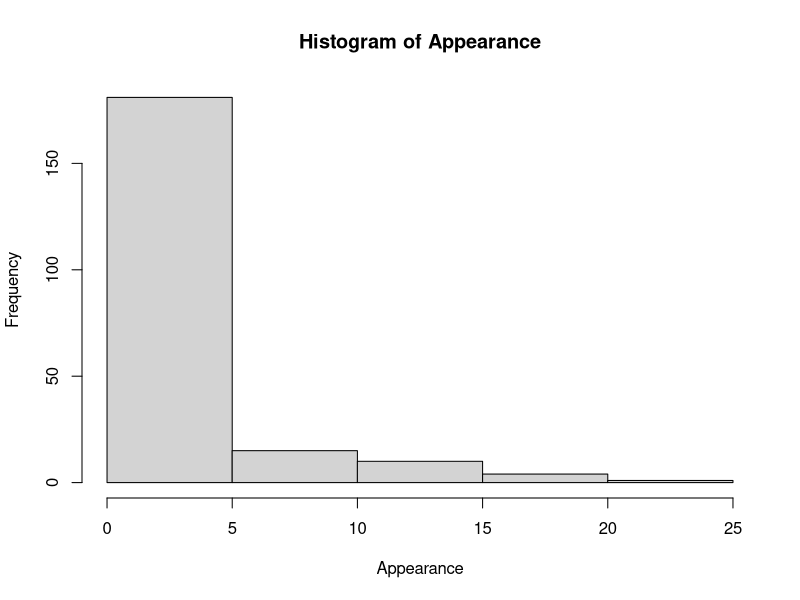
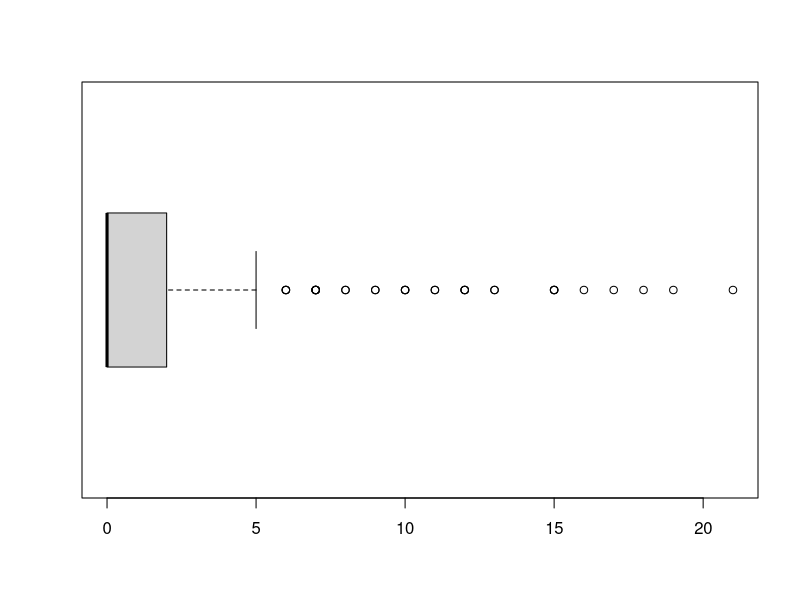
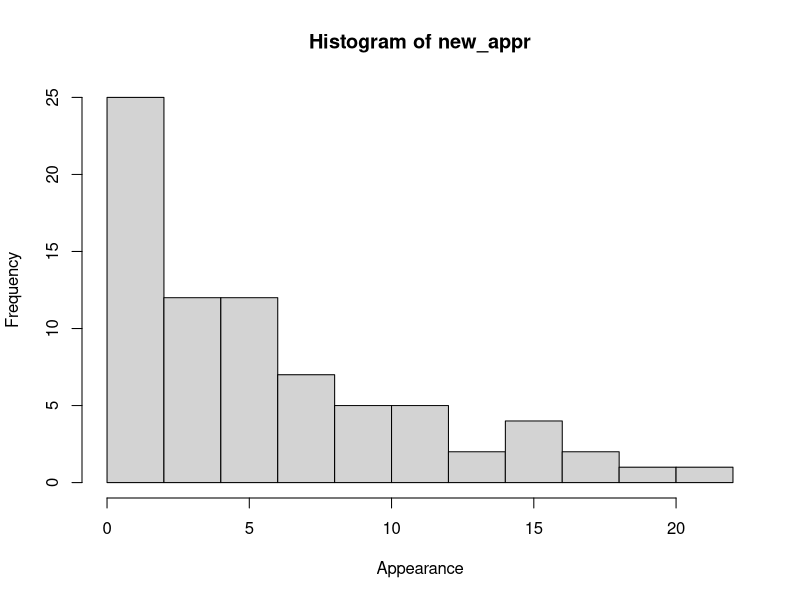
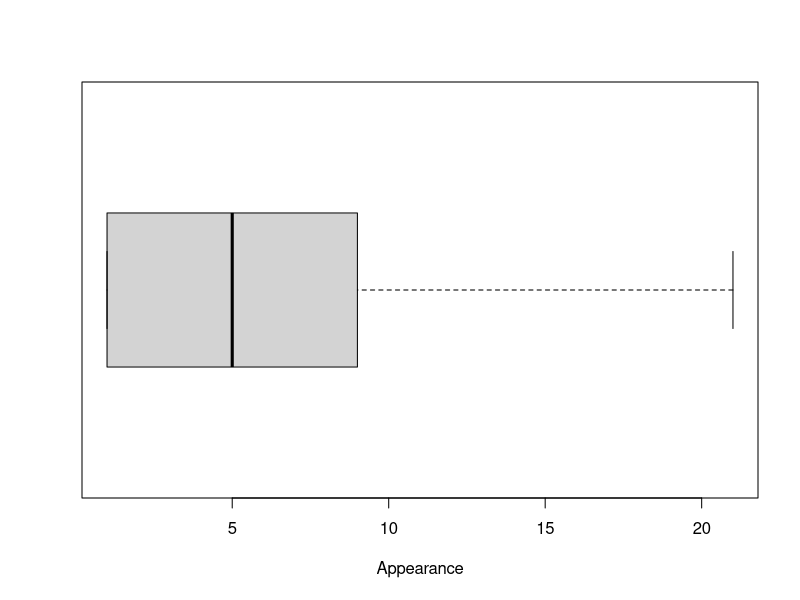
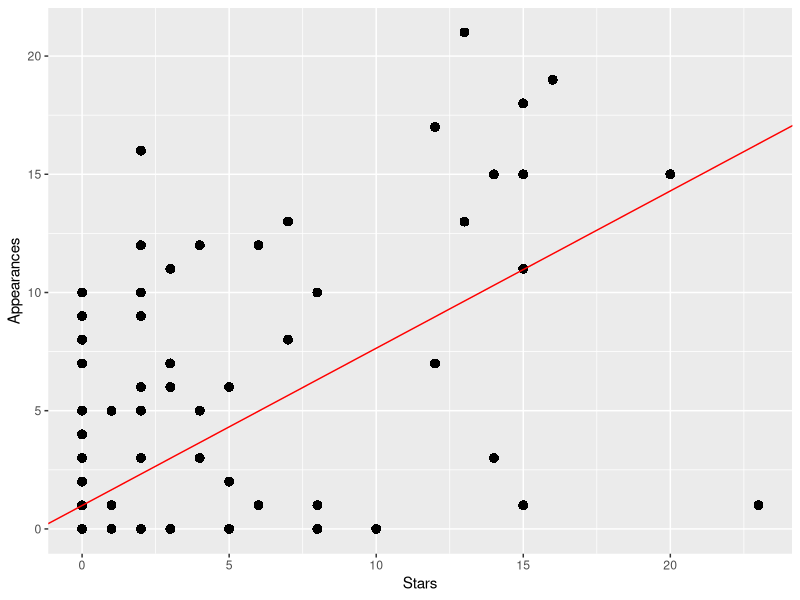

These figures' R source, in order:
## ---- chunk 1
knitr::opts_chunk$set(echo = TRUE)
## ---- chunk 2
library(readxl, logical.return=FALSE)
library(ggplot2, logical.return=FALSE)
library(dplyr, warn.conflicts=FALSE)

WC<- read_xlsx('WorldCup.xlsx')
## ---- chunk 3
Appearance<- pull(WC,7)

hist(Appearance, breaks = 5)
boxplot(Appearance, horizontal=TRUE)

#excluding the value 0
new_appr <- Appearance[Appearance!=0]
hist(new_appr, breaks = 10, xlab = 'Appearance')
boxplot(new_appr, horizontal = TRUE, xlab ='Appearance')
## ---- chunk 4
z<- lm(Appearances~Stars,data=WC)

ggplot(WC, aes(Stars, Appearances))+geom_point(size=3, shape=16)+
  geom_abline(slope=z$coefficients[2], intercept=z$coefficients[1], color='red')

 cor(WC$Stars, WC$Appearances)
